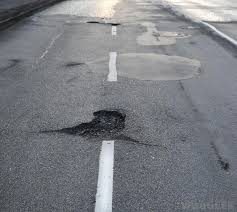
%> input picture potholes4.jpg, 237 x 212 px
$ octave test.m   (GNU Octave 9; MATLAB toolbox functions it lacks are replaced by stand-ins)
%> lines starting %> are read from the running program, lines starting %| are printed output that depends on the picture; in (x1, y1, x2, y2) boxes, pixels count from 0 and x2, y2 are one past the last pixel; in counts of white or black regions, pixels touching at a corner belong together; the program's own positions count from 1

  img = imread('C:\Users\chatt\OneDrive\Desktop\potholes4.jpg'); %garbbing an image
%> img is the input picture: size 212x237x3 uint8; mean R, G, B 123.1, 125.2, 130.5
  B = imresize(img, [400 300]); %resizing it
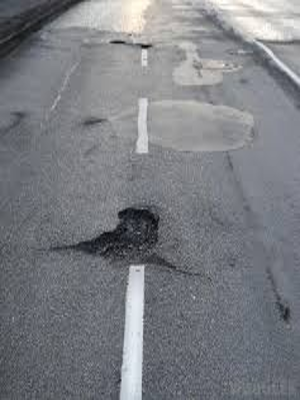
%> B: size 400x300x3 uint8; mean R, G, B 123.1, 125.2, 130.5
  G = rgb2gray(B);   %converting it into gray
  BW = edge(G,'canny',0.6); %finding the edges
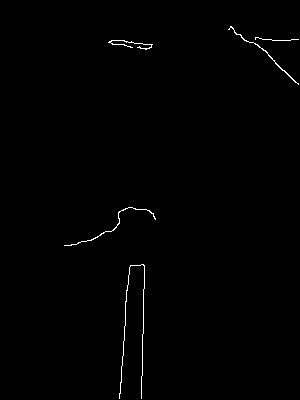
%> BW: size 400x300 logical; 0.57% white in thin lines or dots, all inside (x1, y1, x2, y2) = (64, 26, 299, 399)
  se = ones(30,30);
  IM2 = imdilate(BW,se); %dilsting the image
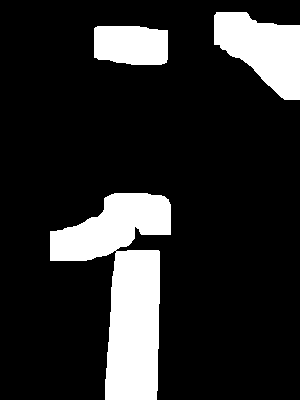
%> IM2: size 400x300 logical; 16.6% white; 3 white regions, box (x1, y1, x2, y2) and area: (50, 193, 171, 400) 12483, (214, 12, 300, 100) 4797, (94, 26, 168, 65) 2659


  subplot(1,3,1); %plotting orignal resized image
  imshow(B);
  title('Resized orignal image');

  subplot(1,3,2);  %plotting edge detected image
  imshow(BW);
  title('Edge detection');

  subplot(1,3,3);  %plotting dialated image
  imshow(IM2);
  title('Dialated image');


  L= find(IM2==1);  %keeping all the '1s' in an array
%> L = 19939 values from 20232 to 119700
  p = numel(L);  % calculate number of white/'1s'  pixels
%> p = 19939

  if( p > 30000 ) %checking the condition

   disp(p); %displaying number of white pixel
   disp('pothole road');
   f = msgbox('Pothole Ahead');

  else

      disp( p);
%| 19939
      disp('clear road ahead');


  end

$ run again, with potholes2.jpg copied over potholes4.jpg
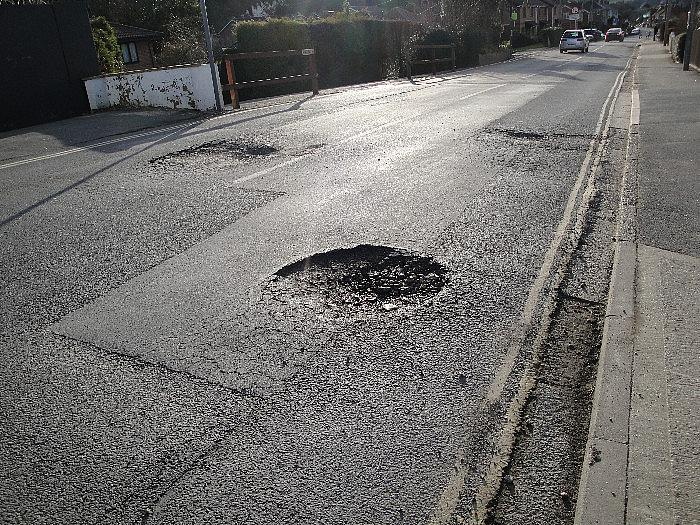
%> input picture potholes2.jpg, 700 x 525 px
%> img is the input picture: size 525x700x3 uint8; mean R, G, B 110.5, 109.2, 107.1
%> `BW = edge(G,'canny',0.6);`:
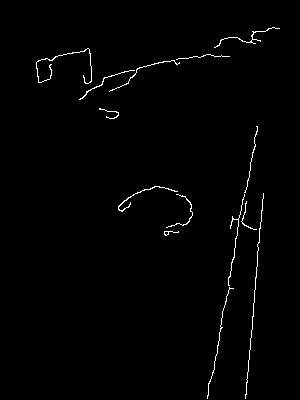
%> BW: size 400x300 logical; 1.1% white in thin lines or dots, all inside (x1, y1, x2, y2) = (36, 27, 280, 399)
%> `IM2 = imdilate(BW,se);`:
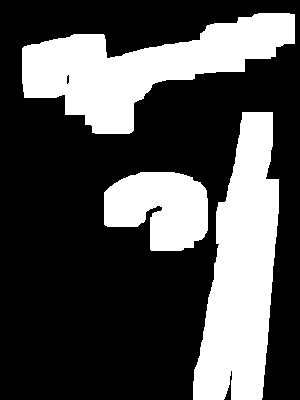
%> IM2: size 400x300 logical; 31% white; 3 white regions, box (x1, y1, x2, y2) and area: (193, 112, 279, 400) 15999, (22, 13, 295, 134) 15014, (104, 172, 208, 251) 6208
%> L = 37221 values from 8849 to 117644
%> p = 37221
%| 37221

$ run again, with potholes3.jpg copied over potholes4.jpg
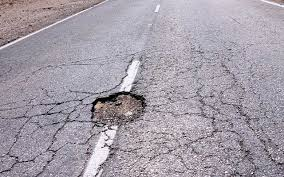
%> input picture potholes3.jpg, 284 x 177 px
%> img is the input picture: size 177x284x3 uint8; mean R, G, B 164.6, 157.6, 167.8
%> `BW = edge(G,'canny',0.6);`:
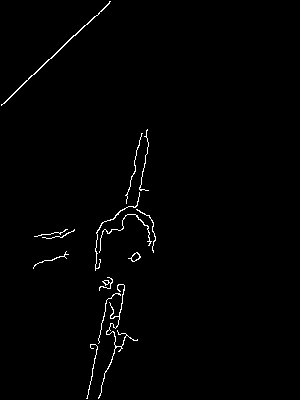
%> BW: size 400x300 logical; 1.1% white in thin lines or dots, all inside (x1, y1, x2, y2) = (1, 1, 156, 399)
%> `IM2 = imdilate(BW,se);`:
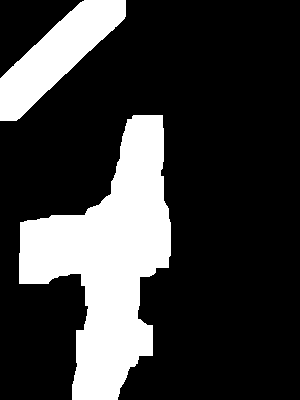
%> IM2: size 400x300 logical; 23.2% white; 2 white regions, box (x1, y1, x2, y2) and area: (19, 115, 171, 400) 21551, (0, 0, 126, 121) 6344
%> L = 27895 values from 79 to 68256
%> p = 27895
%| 27895
